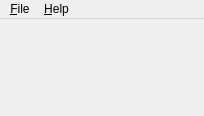
<?xml version="1.0" encoding="UTF-8"?>
<ui version="4.0">
 <class>MainWindow</class>
 <widget class="QMainWindow" name="MainWindow">
  <property name="geometry">
   <rect>
    <x>0</x>
    <y>0</y>
    <width>204</width>
    <height>116</height>
   </rect>
  </property>
  <property name="sizePolicy">
   <sizepolicy hsizetype="Fixed" vsizetype="Fixed">
    <horstretch>0</horstretch>
    <verstretch>0</verstretch>
   </sizepolicy>
  </property>
  <property name="windowTitle">
   <string>MasterMind</string>
  </property>
  <property name="autoFillBackground">
   <bool>false</bool>
  </property>
  <widget class="QWidget" name="centralWidget"/>
  <widget class="QMenuBar" name="menuBar">
   <property name="geometry">
    <rect>
     <x>0</x>
     <y>0</y>
     <width>204</width>
     <height>19</height>
    </rect>
   </property>
   <widget class="QMenu" name="menuFile">
    <property name="title">
     <string>&amp;File</string>
    </property>
    <addaction name="actionExit"/>
   </widget>
   <widget class="QMenu" name="menuHelp">
    <property name="title">
     <string>&amp;Help</string>
    </property>
    <addaction name="actionAbout"/>
   </widget>
   <addaction name="menuFile"/>
   <addaction name="menuHelp"/>
  </widget>
  <action name="actionNewGame">
   <property name="icon">
    <iconset resource="../res/resources.qrc">
     <normaloff>:/newBtn/img/new_game_2.png</normaloff>:/newBtn/img/new_game_2.png</iconset>
   </property>
   <property name="text">
    <string>&amp;New game</string>
   </property>
   <property name="shortcut">
    <string>Alt+N</string>
   </property>
  </action>
  <action name="actionExit">
   <property name="icon">
    <iconset resource="../res/resources.qrc">
     <normaloff>:/exitBtn/img/exit_game_1.png</normaloff>:/exitBtn/img/exit_game_1.png</iconset>
   </property>
   <property name="text">
    <string>&amp;Exit</string>
   </property>
   <property name="shortcut">
    <string>Alt+E</string>
   </property>
  </action>
  <action name="actionAbout">
   <property name="icon">
    <iconset resource="../res/resources.qrc">
     <normaloff>:/infoBtn/img/info_game_1.png</normaloff>:/infoBtn/img/info_game_1.png</iconset>
   </property>
   <property name="text">
    <string>&amp;About</string>
   </property>
   <property name="shortcut">
    <string>Alt+A</string>
   </property>
  </action>
 </widget>
 <layoutdefault spacing="6" margin="11"/>
 <resources>
  <include location="../res/resources.qrc"/>
 </resources>
 <connections/>
</ui>
